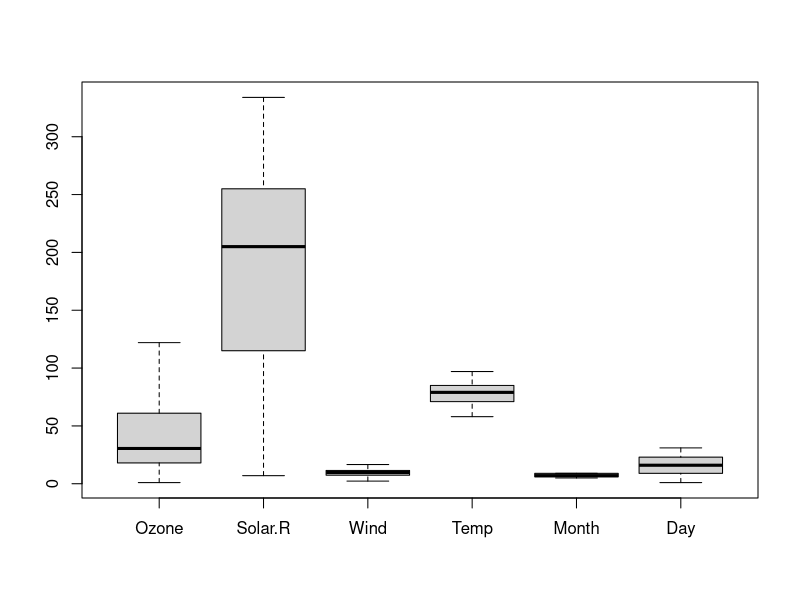
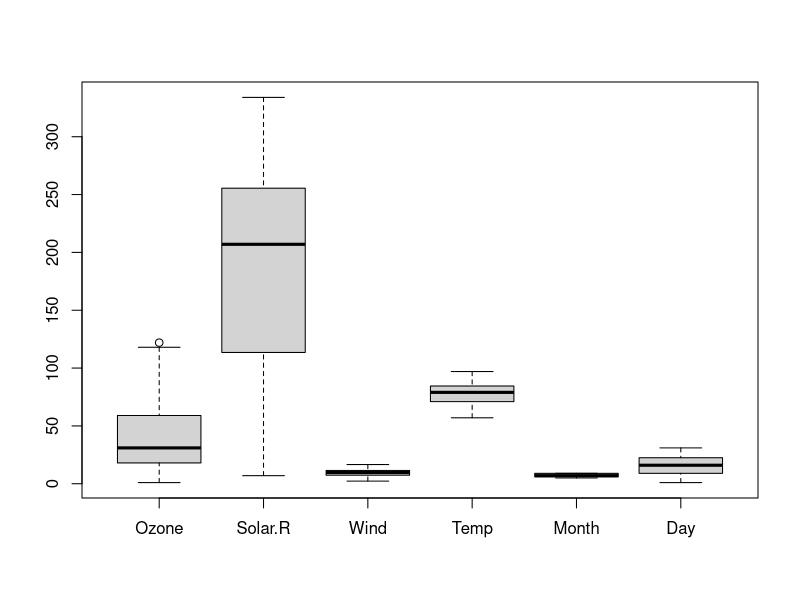

R code for these plots, in order:
remove_outliers <- function(df,cols){
  for (col in cols) {
    q1 <- quantile(df[[col]],0.25,na.rm = TRUE)
    q3 <- quantile(df[[col]],0.75,na.rm = TRUE)
    iqr <- q3 - q1
    lower <- q1 - 1.5 * iqr
    upper <- q3 + 1.5 * iqr
    df<-na.omit(df)
    mean_value <- mean(df[[col]],na.rm = TRUE)
    outliets <- df[[col]][df[[col]] < lower | df[[col]] > upper]
    if(length(outliets) > 0){
      cat("Outliers : ",col)
      print(outliets)
    }else{
      print("No Outliers found")
    }
    df <- df[df[[col]] >= lower & df[[col]] <= upper,]
  }
  return(df)
}

df_clean <- remove_outliers(airquality, c("Ozone","Wind"))
View(df_clean)
boxplot(df_clean)


replace_outliers_with_mean <- function(df,cols){
  for (col in cols) {
    Q1 <- quantile(df[[col]], 0.25, na.rm = TRUE) 
    Q3 <- quantile(df[[col]], 0.75, na.rm = TRUE) 
    IQR <- Q3 - Q1 
    lower_bound <- Q1 - 1.5 * IQR 
    upper_bound <- Q3 + 1.5 * IQR
    mean_value <- mean(df[[col]],na.rm=TRUE)
    outliers <- df[[col]][df[[col]] < lower_bound |df[[col]] > upper_bound ]
    df <- na.omit(df)
    if (length(outliers) > 0) {
      cat("Outliers in", col, ":\n")
      print(outliers)
      
      # Replace outliers with mean
      df[[col]][df[[col]] < lower_bound | df[[col]] > upper_bound] <- mean_value
    } else {
      cat("No outliers found in", col, "\n")
    }
    df[[col]][df[[col]] < lower_bound & df[[col]] > upper_bound] <- mean_value
  }
    
  return(df)
  }


df_cleanin <- replace_outliers_with_mean(airquality,c('Ozone','Wind'))
View(df_cleanin)
boxplot(df_cleanin)